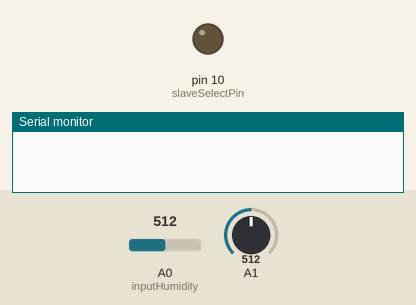
Recording of a sketch running on a simulated Arduino Uno, built with avr-gcc and run on an emulated ATmega328P. Shown: output pins drawn as LEDs (lit = HIGH), the last lines printed to the serial monitor. The test bench sets the inputs (shaded band); at power-on: A0 (inputHumidity) = 512, A1 = 512.

Above: at 0.1 s.
At 1.1 s:
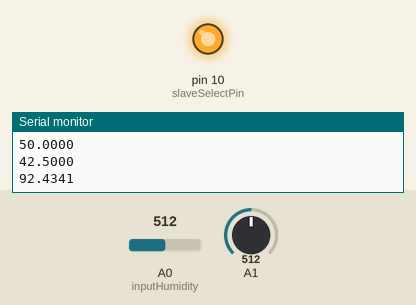
Timing chart, 0 to 2.6 s (numbered marks = the images above):
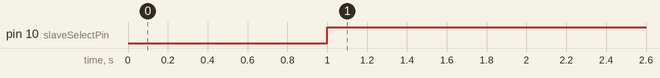

Measured:
- by itself, pin 10 (slaveSelectPin): LOW → HIGH at 1.0 s

The sketch:

CNT_SPI_test1.ino
```cpp
#include <SPI.h>
#include <Wire.h>
const int BUFF_SIZE = 1;

char incomingbyte;
//-----------------RESETTING MILLIS() (NOT FROM THE CORE)-----------
extern volatile unsigned long timer0_millis;
unsigned long new_value = 0;
//------------------STRUCTURE FOR SENSOR DATA CALCULATION-----------
typedef struct resistance
{
  double R, T;
  double H;
  struct resistance *next;
} res;
res *head = NULL;
res *tail = NULL;
res *temp = NULL;
int curr_buffsize = 0;
double temp_resistance, temp_temperature, temp_humidity;
double Average, Average_Temperature, Average_Humidity;
long int time = 0;

//--------------------------I2C HUMIDITY SENSOR---------------------
byte WritetoSlave = 1001110;
byte ReadfromSlave = 1001111;
uint8_t byteA = 0;
uint8_t byteB = 0;
//---------------HUMIDITY SENSOR VARIALBES-----------------------------
float slope = 0.031483;
float offset = 0.826;
float humidity;
const int inputHumidity = A0;
const int inputtemperature = A1;
//---------------SPI INTERFACE AND BACK CALCULATION VARIABLES-----------
byte byteOne = 0;
byte byteTwo = 0;
const int slaveSelectPin = 10;
const int DataIn = 12;
const int slk = 13;
double Voltage, Vx, Vminus, Vcnt;
double resistance, temperature, digitalVal, Rcnt, Icnt;
//--------------CONSTNT TIME INTERVAL DECLARATION-----------------------
int previousmillis = 0;

//--------------RUNNING AVERAGE FUNCTION--------------------------------
void GetAverage()
{ temp_resistance = 0;
  temp_temperature = 0;
  temp_humidity = 0;
  temp = head;
  while ( temp != NULL ) //travel through the linked list
  {
    temp_resistance += temp->R;
    temp_temperature += temp->T;
    temp_humidity += temp->H;
    temp = temp->next;
  }
  /****************get averages***************/
  Average = temp_resistance / curr_buffsize;
  Average_Temperature = temp_temperature / curr_buffsize;
  Average_Humidity = temp_humidity / curr_buffsize;
  temp = head->next;
  free (head);
  head = temp;
  curr_buffsize --;
  time++;
  //Average_hum_byte= String(Average_Humidity);
  //Average_temp_byte= String(Average_Temperature);
  //Average_byte= String(Average);
 // Serial.print(time);
 // Serial.print("\t");
  Serial.print(Average_Humidity,4);
  Serial.print("\n");
  Serial.print(Average_Temperature,4);
  Serial.print("\n");
  Serial.print(Average,4);
  Serial.print("\n");
  Serial.flush();

}

//char buffer[5];

void setup()
{
  pinMode(slaveSelectPin, OUTPUT);
  pinMode(DataIn, OUTPUT);
  pinMode(slk, OUTPUT);
  SPI.begin();
  SPI.setDataMode(SPI_MODE1);
  SPI.setBitOrder(MSBFIRST);
  SPI.setClockDivider(SPI_CLOCK_DIV64);
  pinMode(A0, INPUT);

  Wire.begin();
  Wire.beginTransmission(WritetoSlave);
  Wire.endTransmission();

  // file.open("/home/roshan/Documents/test_test.txt",ios_base::out |ios_base::app);
  /*  if (!file)
    {
      Serial.println("File nit found");
      exit(1);
    }
    else
    {
      file<<"TIME"<<"\t"<<"RH%"<<"\t"<<"TEMPERATURE"<<"\t"<<"RESISTANCE"<<endl;
    }*/
  Serial.begin(9600);
}

void loop()
{
  unsigned long currentmillis = millis();

 // if (Serial.available() > 0)
 // {
 //   incomingbyte=Serial.read();
   // if(incomingbyte=='A')
   // {
  if (currentmillis - previousmillis >= 1000)
  {
    //---------------------------------SPI INTERFACE----------------------------------
    digitalWrite(slaveSelectPin, HIGH);
    digitalWrite(slaveSelectPin, LOW);
    byteOne = SPI.transfer(0x00);
    byteTwo = SPI.transfer(0x00);
    digitalWrite(slaveSelectPin, HIGH);
    uint16_t result = byteOne & 0x1F;
    result = result << 8;
    result = result | byteTwo;
    result = result >> 1;
    digitalVal = (((float) result / 4096.0) * 5.0);
    // Serial.print("Voltage: ");
    //Serial.println(digitalVal,3);
    // Serial.print(",");

    //------------------------RELATIVE HUMIDITY------------------------------------------
    float digitalhumidity = analogRead(inputHumidity);
    float humidity_temp = ((digitalhumidity / 1024.0) * 5000.0);
    //Serial.println(humidity_temp);
    humidity = (humidity_temp / 5000.0) * 100.0;
    // Serial.print("Relative Humidity %:");
    //Serial.println(humidity,3);
    // Serial.print(",");
    //------------------------RELATIVE TEMPERATURE----------------------------------------
    float digitaltemperature = analogRead(A1);
    // Serial.println(digitaltemperature);
    float voltage_temp = ((digitaltemperature / 1024.0) * 5.0) * 1000.0;
    temperature = ((voltage_temp / 5000.0) - 0.242424) * 165.0;
    //Serial.print("Temperature %:");
    // Serial.print(temperature,3);
    // Serial.print(",");
    //-----------------------RELATIVE HUMIDITY-2---------------------------------------
    // Wire.requestFrom(0x27, 2);
    //Wire.beginTransmission(ReadfromSlave);
    byteA = Wire.read();
    //Serial.println(byteA,BIN);
    byteB = Wire.read();
    //Serial.println(byteB,BIN);
    uint16_t result_I2C = byteA << 8;
    result_I2C = result_I2C | byteB;
    result_I2C = result_I2C >> 2;
    float RH_i2c = (result_I2C / (16382.0) * 100.00);
    // Serial.print("RH  ");
    // Serial.println(RH_i2c,3);
    //-----------------------BACK CALCULATION FOR RESISTANCE DETECTION---------------------
    Vx = (3 * (-digitalVal)) + 5;
    //Serial.println(Vx,5);
    Vminus = (-(Vx) / 23.454545) + 0.454545;
    // Serial.println(Vminus,5);
    Vcnt = Vminus - 0.08238;
    //Serial.println(Vcnt,5);
    Icnt = 0.00172;
    Rcnt = Vcnt / Icnt;
    // Serial.println(Rcnt,4);
    //------------------------RUNNNING AVERAGE FOR SENSOR CALCULATION----------------------
    if (head == NULL )
    {
      head = (res *)malloc (sizeof(res));
      head->R = Rcnt;
      head->T = temperature;
      head->H = humidity;
      head->next = NULL;
      temp = head;
      tail = head;
      curr_buffsize++;
    }
    else
    {
      tail->next = (res *)malloc (sizeof(res));
      tail = tail->next;
      tail->R = Rcnt;
      tail->T = temperature;
      tail->H = humidity;
      tail->next = NULL;
      curr_buffsize++;
    }
    if (curr_buffsize >= BUFF_SIZE ) //&& curr_buffsize_temp>= BUFF_SIZE && curr_buffsize_hum>=BUFF_SIZE)
    {
      GetAverage();
     // Serial.println(currentmillis-previousmillis);
    }
   // previousmillis = currentmillis;
    delay(1000);
 // }
  setMillis(1000);
  }
}


//-----------------------------CODE TO RESET MILLIS BACK TO 0------------------
void setMillis(unsigned long new_millis){
  uint8_t oldSREG = SREG;
  cli();
  timer0_millis = new_millis;
  SREG = oldSREG;
}
```
